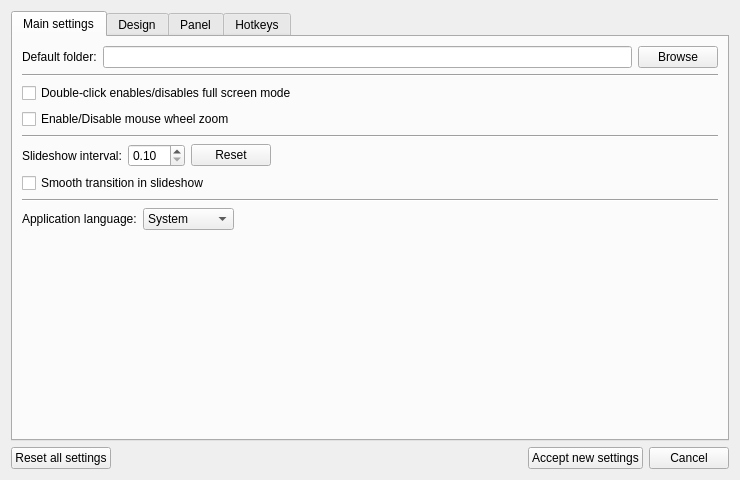
<?xml version="1.0" encoding="UTF-8"?>
<ui version="4.0">
 <class>Settings</class>
 <widget class="QWidget" name="Settings">
  <property name="geometry">
   <rect>
    <x>0</x>
    <y>0</y>
    <width>740</width>
    <height>480</height>
   </rect>
  </property>
  <property name="windowTitle">
   <string>QImageViewer - Settings</string>
  </property>
  <property name="windowIcon">
   <iconset resource="../resources.qrc">
    <normaloff>:/res/settings.png</normaloff>:/res/settings.png</iconset>
  </property>
  <layout class="QVBoxLayout" name="verticalLayout_3">
   <item>
    <widget class="QTabWidget" name="tabWidget">
     <property name="currentIndex">
      <number>0</number>
     </property>
     <widget class="QWidget" name="tabMainSettings">
      <attribute name="title">
       <string>Main settings</string>
      </attribute>
      <layout class="QVBoxLayout" name="verticalLayout_2">
       <item>
        <layout class="QHBoxLayout" name="horizontalLayout_2">
         <item>
          <widget class="QLabel" name="label">
           <property name="locale">
            <locale language="English" country="UnitedStates"/>
           </property>
           <property name="text">
            <string>Default folder:</string>
           </property>
          </widget>
         </item>
         <item>
          <widget class="QLineEdit" name="defaultfolderLineEdit"/>
         </item>
         <item>
          <widget class="QPushButton" name="defaultfolderBrowseButton">
           <property name="locale">
            <locale language="English" country="Kenya"/>
           </property>
           <property name="text">
            <string>Browse</string>
           </property>
          </widget>
         </item>
        </layout>
       </item>
       <item>
        <widget class="Line" name="line_2">
         <property name="orientation">
          <enum>Qt::Horizontal</enum>
         </property>
        </widget>
       </item>
       <item>
        <widget class="QCheckBox" name="mouseFullscreenCheckBox">
         <property name="text">
          <string>Double-click enables/disables full screen mode</string>
         </property>
        </widget>
       </item>
       <item>
        <widget class="QCheckBox" name="mouseZoomCheckBox">
         <property name="text">
          <string>Enable/Disable mouse wheel zoom</string>
         </property>
        </widget>
       </item>
       <item>
        <widget class="Line" name="line">
         <property name="orientation">
          <enum>Qt::Horizontal</enum>
         </property>
        </widget>
       </item>
       <item>
        <layout class="QHBoxLayout" name="horizontalLayout_5">
         <item>
          <widget class="QLabel" name="label_8">
           <property name="text">
            <string>Slideshow interval:</string>
           </property>
          </widget>
         </item>
         <item>
          <widget class="QDoubleSpinBox" name="slideshowIntervalSpinBox">
           <property name="baseSize">
            <size>
             <width>0</width>
             <height>0</height>
            </size>
           </property>
           <property name="minimum">
            <double>0.100000000000000</double>
           </property>
           <property name="maximum">
            <double>60.000000000000000</double>
           </property>
           <property name="singleStep">
            <double>0.100000000000000</double>
           </property>
          </widget>
         </item>
         <item>
          <widget class="QPushButton" name="slideshowIntervalButton">
           <property name="text">
            <string>Reset</string>
           </property>
          </widget>
         </item>
         <item>
          <spacer name="horizontalSpacer_5">
           <property name="orientation">
            <enum>Qt::Horizontal</enum>
           </property>
           <property name="sizeType">
            <enum>QSizePolicy::Expanding</enum>
           </property>
           <property name="sizeHint" stdset="0">
            <size>
             <width>60</width>
             <height>20</height>
            </size>
           </property>
          </spacer>
         </item>
        </layout>
       </item>
       <item>
        <layout class="QHBoxLayout" name="horizontalLayout">
         <item>
          <widget class="QCheckBox" name="slideshowTransitionCheckBox">
           <property name="text">
            <string>Smooth transition in slideshow</string>
           </property>
          </widget>
         </item>
        </layout>
       </item>
       <item>
        <widget class="Line" name="line_3">
         <property name="orientation">
          <enum>Qt::Horizontal</enum>
         </property>
        </widget>
       </item>
       <item>
        <layout class="QHBoxLayout" name="horizontalLayout_4">
         <item>
          <widget class="QLabel" name="label_9">
           <property name="text">
            <string>Application language:</string>
           </property>
          </widget>
         </item>
         <item>
          <widget class="QComboBox" name="languageComboBox">
           <item>
            <property name="text">
             <string>System</string>
            </property>
           </item>
           <item>
            <property name="text">
             <string>English</string>
            </property>
           </item>
           <item>
            <property name="text">
             <string>Русский</string>
            </property>
           </item>
           <item>
            <property name="text">
             <string>Українська</string>
            </property>
           </item>
           <item>
            <property name="text">
             <string>Polski</string>
            </property>
           </item>
          </widget>
         </item>
         <item>
          <spacer name="horizontalSpacer_6">
           <property name="orientation">
            <enum>Qt::Horizontal</enum>
           </property>
           <property name="sizeHint" stdset="0">
            <size>
             <width>40</width>
             <height>20</height>
            </size>
           </property>
          </spacer>
         </item>
        </layout>
       </item>
       <item>
        <spacer name="verticalSpacer">
         <property name="orientation">
          <enum>Qt::Vertical</enum>
         </property>
         <property name="sizeHint" stdset="0">
          <size>
           <width>20</width>
           <height>40</height>
          </size>
         </property>
        </spacer>
       </item>
      </layout>
     </widget>
     <widget class="QWidget" name="tab_3">
      <attribute name="title">
       <string>Design</string>
      </attribute>
      <layout class="QVBoxLayout" name="verticalLayout_5">
       <item>
        <layout class="QHBoxLayout" name="horizontalLayout_9">
         <item>
          <widget class="QLabel" name="label_2">
           <property name="text">
            <string>Fullscreen background color</string>
           </property>
          </widget>
         </item>
         <item>
          <widget class="QLabel" name="fullscreenColorLabel">
           <property name="minimumSize">
            <size>
             <width>27</width>
             <height>27</height>
            </size>
           </property>
           <property name="maximumSize">
            <size>
             <width>27</width>
             <height>27</height>
            </size>
           </property>
           <property name="text">
            <string/>
           </property>
          </widget>
         </item>
         <item>
          <widget class="QPushButton" name="fullscreenColorButton">
           <property name="text">
            <string>Choose</string>
           </property>
          </widget>
         </item>
         <item>
          <spacer name="horizontalSpacer_3">
           <property name="orientation">
            <enum>Qt::Horizontal</enum>
           </property>
           <property name="sizeHint" stdset="0">
            <size>
             <width>40</width>
             <height>20</height>
            </size>
           </property>
          </spacer>
         </item>
        </layout>
       </item>
       <item>
        <layout class="QHBoxLayout" name="horizontalLayout_10">
         <item>
          <widget class="QLabel" name="label_3">
           <property name="text">
            <string>Icon Pack:</string>
           </property>
          </widget>
         </item>
         <item>
          <widget class="QComboBox" name="iconpackBox">
           <property name="minimumSize">
            <size>
             <width>150</width>
             <height>0</height>
            </size>
           </property>
          </widget>
         </item>
         <item>
          <widget class="QLabel" name="currentIconLabel">
           <property name="text">
            <string/>
           </property>
          </widget>
         </item>
         <item>
          <spacer name="horizontalSpacer_4">
           <property name="orientation">
            <enum>Qt::Horizontal</enum>
           </property>
           <property name="sizeHint" stdset="0">
            <size>
             <width>40</width>
             <height>20</height>
            </size>
           </property>
          </spacer>
         </item>
        </layout>
       </item>
       <item>
        <spacer name="verticalSpacer_2">
         <property name="orientation">
          <enum>Qt::Vertical</enum>
         </property>
         <property name="sizeHint" stdset="0">
          <size>
           <width>17</width>
           <height>268</height>
          </size>
         </property>
        </spacer>
       </item>
      </layout>
     </widget>
     <widget class="QWidget" name="tab_2">
      <attribute name="title">
       <string>Panel</string>
      </attribute>
      <layout class="QVBoxLayout" name="verticalLayout_4">
       <item>
        <layout class="QHBoxLayout" name="horizontalLayout_6">
         <item>
          <widget class="QComboBox" name="toolpanelComboBox">
           <property name="minimumSize">
            <size>
             <width>275</width>
             <height>0</height>
            </size>
           </property>
           <item>
            <property name="text">
             <string>Panel at the bottom</string>
            </property>
           </item>
           <item>
            <property name="text">
             <string>Panel on top</string>
            </property>
           </item>
           <item>
            <property name="text">
             <string>No panel</string>
            </property>
           </item>
          </widget>
         </item>
         <item>
          <spacer name="horizontalSpacer_7">
           <property name="orientation">
            <enum>Qt::Horizontal</enum>
           </property>
           <property name="sizeHint" stdset="0">
            <size>
             <width>40</width>
             <height>20</height>
            </size>
           </property>
          </spacer>
         </item>
        </layout>
       </item>
       <item>
        <widget class="QScrollArea" name="scrollArea">
         <property name="widgetResizable">
          <bool>true</bool>
         </property>
         <widget class="QWidget" name="scrollAreaWidgetContents_2">
          <property name="geometry">
           <rect>
            <x>0</x>
            <y>0</y>
            <width>166</width>
            <height>298</height>
           </rect>
          </property>
          <layout class="QFormLayout" name="formLayout">
           <property name="fieldGrowthPolicy">
            <enum>QFormLayout::AllNonFixedFieldsGrow</enum>
           </property>
           <item row="0" column="0">
            <widget class="QCheckBox" name="panelbutRotateLeftCheckBox">
             <property name="text">
              <string>Rotate Left</string>
             </property>
             <property name="icon">
              <iconset resource="../resources.qrc">
               <normaloff>:/res/rotate-left.png</normaloff>:/res/rotate-left.png</iconset>
             </property>
            </widget>
           </item>
           <item row="1" column="0">
            <widget class="QCheckBox" name="panelbutRotateRightCheckBox">
             <property name="text">
              <string>Rotate Right</string>
             </property>
             <property name="icon">
              <iconset resource="../resources.qrc">
               <normaloff>:/res/rotate-right.png</normaloff>:/res/rotate-right.png</iconset>
             </property>
            </widget>
           </item>
           <item row="2" column="0">
            <widget class="QCheckBox" name="panelbutFlipHorizontalCheckBox">
             <property name="text">
              <string>Flip hotizontal</string>
             </property>
             <property name="icon">
              <iconset resource="../resources.qrc">
               <normaloff>:/res/flip-horizontal.png</normaloff>:/res/flip-horizontal.png</iconset>
             </property>
            </widget>
           </item>
           <item row="3" column="0">
            <widget class="QCheckBox" name="panelbutFlipVerticalCheckBox">
             <property name="text">
              <string>Flip Vertical</string>
             </property>
             <property name="icon">
              <iconset resource="../resources.qrc">
               <normaloff>:/res/flip-vertical.png</normaloff>:/res/flip-vertical.png</iconset>
             </property>
            </widget>
           </item>
           <item row="4" column="0">
            <widget class="QCheckBox" name="panelbutZoomInCheckBox">
             <property name="text">
              <string>Zoom In</string>
             </property>
             <property name="icon">
              <iconset resource="../resources.qrc">
               <normaloff>:/res/zoom-in.png</normaloff>:/res/zoom-in.png</iconset>
             </property>
            </widget>
           </item>
           <item row="5" column="0">
            <widget class="QCheckBox" name="panelbutZoomOutCheckBox">
             <property name="text">
              <string>Zoom Out</string>
             </property>
             <property name="icon">
              <iconset resource="../resources.qrc">
               <normaloff>:/res/zoom-out.png</normaloff>:/res/zoom-out.png</iconset>
             </property>
            </widget>
           </item>
           <item row="6" column="0">
            <widget class="QCheckBox" name="panelbutZoomWindowCheckBox">
             <property name="text">
              <string>Zoom to window size</string>
             </property>
             <property name="icon">
              <iconset resource="../resources.qrc">
               <normaloff>:/res/zoom-window.png</normaloff>:/res/zoom-window.png</iconset>
             </property>
            </widget>
           </item>
           <item row="7" column="0">
            <widget class="QCheckBox" name="panelbutZoomOriginalCheckBox">
             <property name="text">
              <string>Zoom to original size</string>
             </property>
             <property name="icon">
              <iconset resource="../resources.qrc">
               <normaloff>:/res/zoom-original.png</normaloff>:/res/zoom-original.png</iconset>
             </property>
            </widget>
           </item>
           <item row="8" column="0">
            <widget class="QCheckBox" name="panelbutFullscreenCheckBox">
             <property name="text">
              <string>Fullscreen</string>
             </property>
             <property name="icon">
              <iconset resource="../resources.qrc">
               <normaloff>:/res/fullscreen.png</normaloff>:/res/fullscreen.png</iconset>
             </property>
            </widget>
           </item>
           <item row="9" column="0">
            <widget class="QCheckBox" name="panelbutSlideshowCheckBox">
             <property name="text">
              <string>Slideshow</string>
             </property>
             <property name="icon">
              <iconset resource="../resources.qrc">
               <normaloff>:/res/slideshow.png</normaloff>:/res/slideshow.png</iconset>
             </property>
            </widget>
           </item>
           <item row="10" column="0">
            <widget class="QCheckBox" name="panelbutPropertiesCheckBox">
             <property name="text">
              <string>Properties</string>
             </property>
             <property name="icon">
              <iconset resource="../resources.qrc">
               <normaloff>:/res/file-properties.png</normaloff>:/res/file-properties.png</iconset>
             </property>
            </widget>
           </item>
          </layout>
         </widget>
        </widget>
       </item>
       <item>
        <layout class="QHBoxLayout" name="horizontalLayout_8">
         <item>
          <widget class="QPushButton" name="panelReset">
           <property name="text">
            <string>Reset panel settings</string>
           </property>
          </widget>
         </item>
         <item>
          <spacer name="horizontalSpacer_2">
           <property name="orientation">
            <enum>Qt::Horizontal</enum>
           </property>
           <property name="sizeHint" stdset="0">
            <size>
             <width>40</width>
             <height>20</height>
            </size>
           </property>
          </spacer>
         </item>
        </layout>
       </item>
      </layout>
     </widget>
     <widget class="QWidget" name="tab">
      <attribute name="title">
       <string>Hotkeys</string>
      </attribute>
      <layout class="QVBoxLayout" name="verticalLayout">
       <item>
        <widget class="QTreeWidget" name="hotkeyWidget">
         <property name="columnCount">
          <number>2</number>
         </property>
         <column>
          <property name="text">
           <string notr="true">1</string>
          </property>
         </column>
         <column>
          <property name="text">
           <string notr="true">2</string>
          </property>
         </column>
        </widget>
       </item>
       <item>
        <layout class="QHBoxLayout" name="horizontalLayout_7">
         <item>
          <widget class="QPushButton" name="resetHotkeysButton">
           <property name="text">
            <string>Reset hotkeys to defaults</string>
           </property>
          </widget>
         </item>
         <item>
          <spacer name="horizontalSpacer_8">
           <property name="orientation">
            <enum>Qt::Horizontal</enum>
           </property>
           <property name="sizeHint" stdset="0">
            <size>
             <width>40</width>
             <height>20</height>
            </size>
           </property>
          </spacer>
         </item>
        </layout>
       </item>
      </layout>
     </widget>
    </widget>
   </item>
   <item>
    <layout class="QHBoxLayout" name="horizontalLayout_3">
     <item>
      <widget class="QPushButton" name="resetButton">
       <property name="text">
        <string>Reset all settings</string>
       </property>
      </widget>
     </item>
     <item>
      <spacer name="horizontalSpacer">
       <property name="orientation">
        <enum>Qt::Horizontal</enum>
       </property>
       <property name="sizeHint" stdset="0">
        <size>
         <width>40</width>
         <height>20</height>
        </size>
       </property>
      </spacer>
     </item>
     <item>
      <widget class="QPushButton" name="acceptButton">
       <property name="text">
        <string>Accept new settings</string>
       </property>
      </widget>
     </item>
     <item>
      <widget class="QPushButton" name="cancelButton">
       <property name="text">
        <string>Cancel</string>
       </property>
      </widget>
     </item>
    </layout>
   </item>
  </layout>
 </widget>
 <resources>
  <include location="../resources.qrc"/>
 </resources>
 <connections/>
</ui>
